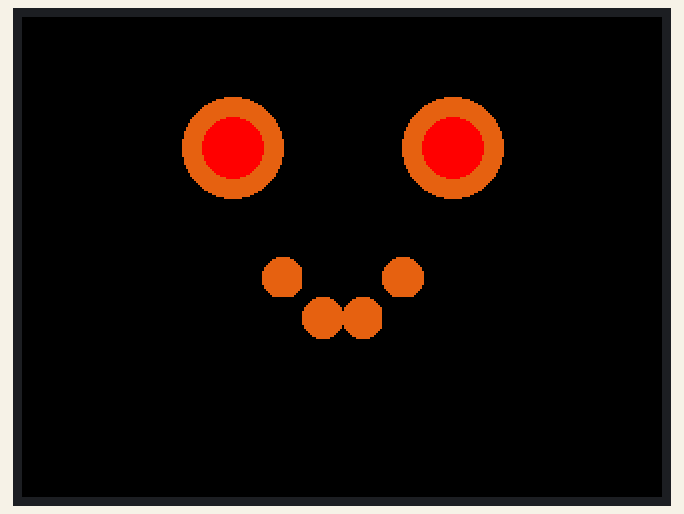
Recording of a sketch running on a simulated Arduino Uno, built with avr-gcc and run on an emulated ATmega328P. On the bench: 320×240 colour display.

Above: at 3.3 s.
At 6.4 s:
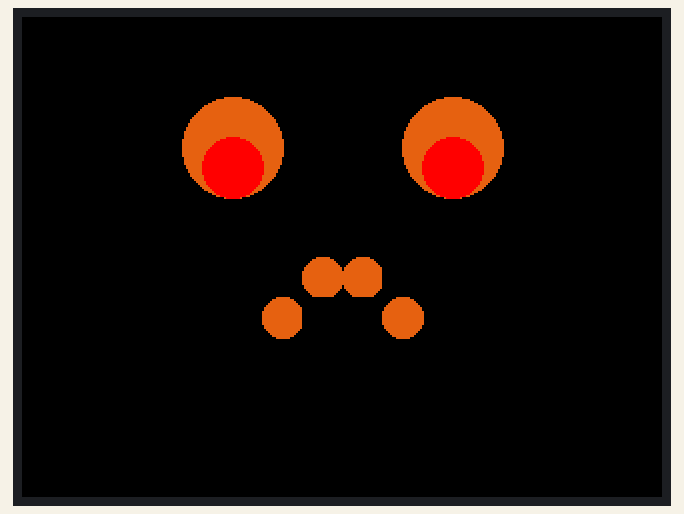
At 9.8 s:
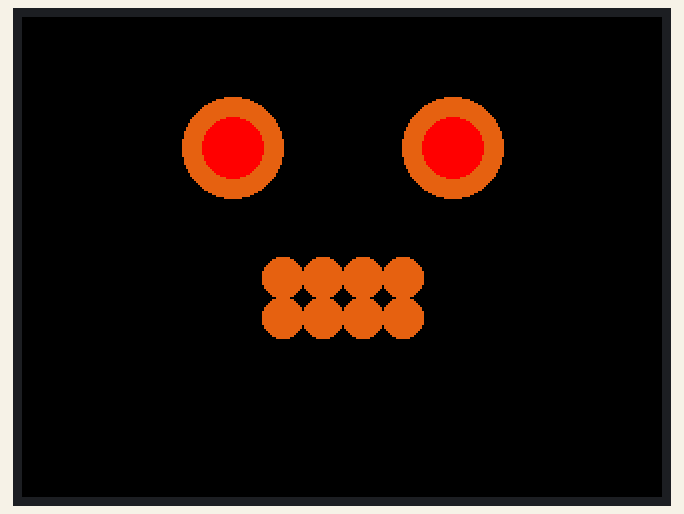

Measured:
- what the display in image 0 shows lasts 3.0 s, from 3.3 s to 6.3 s
- what the display in image 1 shows lasts 3.5 s, from 6.3 s to 9.8 s

The sketch:

lcd_expresiones.ino
```cpp
// Expresiones del Robot

#include <LCDWIKI_GUI.h>
#include <LCDWIKI_SPI.h>

#define MODEL ILI9341
#define CS   10
#define CD   8
#define RST  9
#define MOSI  11
#define MISO  12
#define SCK   13
#define LED  -1

LCDWIKI_SPI lcd(MODEL,CS,CD,MISO,MOSI,RST,SCK,LED);

#define NEGRO     0x0000
#define AZUL      0xF800
#define CIELO     0xE302
#define ROJO      0x001F
#define VERDE     0x07E0
#define BLANCO    0xFFFF

/*
  Expresiones:
  Normal 0
  Feliz  1
  Triste 2
  Hablar 3 y 4
*/
void expresion(int);

/*
  Ojos:
  Normal n != 2
  Triste 2
*/
void ojos(int);

void setup()
{
  lcd.Init_LCD();
  lcd.Set_Rotation(3);
  lcd.Fill_Screen(NEGRO);

  ojos(0);
  expresion(0);
  delay(3000);

  expresion(1);
  delay(3000);

  ojos(2);
  expresion(2);
  delay(3000);

  ojos(1);

  for(int i = 0; i < 10; i++)
  {
    expresion(3);
    expresion(4);
  }

  expresion(0);
}

void loop()
{

}

void expresion(int act)
{
  int r = 10, i = 0, j= 0, k = 0;

  unsigned long color, color2;

  if (act == 1)
  {
    color  = NEGRO;
    color2 = CIELO;
  }
  else if (act == 2)
  {
    color2 = NEGRO;
    color  = CIELO;
  }
  else if (act == 3)
  {
    color2 = AZUL;
    color  = CIELO;
  }
  else if (act == 4)
  {
    color   = AZUL;
    color2  = CIELO;
  }
  else
  {
    color2 = CIELO;
    color  = CIELO;
  }


  for(i = r; i < lcd.Get_Display_Width() / 4; i += 2 * r)
  {
    for(j= r; j < lcd.Get_Display_Height() / 5; j += 2 * r)
    {
      if (k == 1 or k == 2 or k == 4 or k == 7)
      {
        lcd.Set_Draw_color(color);
      }
      else
      {
        lcd.Set_Draw_color(color2);
      }

      lcd.Fill_Circle(i + 120, j + 120, r);

      k++;
    }
  }
}

void ojos(int act)
{
  int r = 25, r2 = 15, i = 0, j= 0;

  lcd.Set_Draw_color(CIELO);
  lcd.Fill_Circle((i + r) + 80,  (j  + r) + 40, r);
  lcd.Fill_Circle((i + r) + 190, (j  + r) + 40, r);

  lcd.Set_Draw_color(AZUL);

  if (act == 2)
  {
    lcd.Fill_Circle((i + r2) + 90,  (j  + r2) + 60, r2);
    lcd.Fill_Circle((i + r2) + 200,  (j  + r2) + 60, r2);
  }
  else
  {
    lcd.Fill_Circle((i + r2) + 90,  (j  + r2) + 50, r2);
    lcd.Fill_Circle((i + r2) + 200,  (j  + r2) + 50, r2);
  }

}
```
